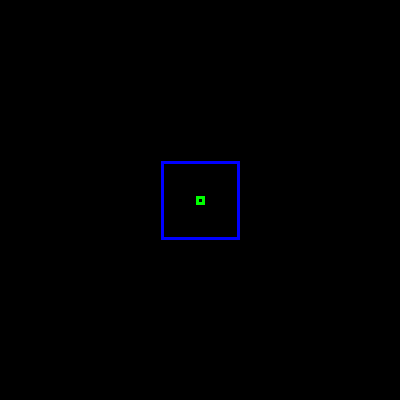
Frame 1 (no input)
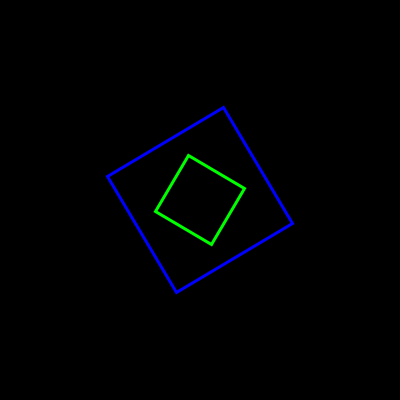
Frame 60 (the mouse pressed at the canvas centre just before this capture)
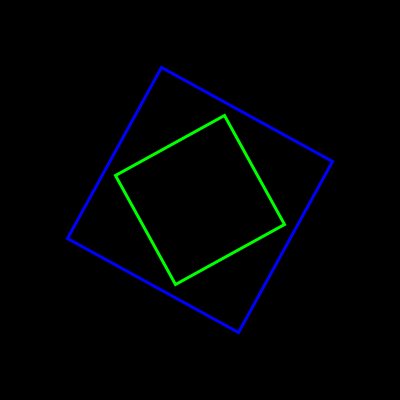
Frame 120 (the mouse held since frame 60 and released just before this capture)

The Processing sketch that drew these frames (run headless with seeded random() and noise(); from frame 60 on, the mouse is pressed at the canvas centre):

// Processing sketch: processing_10507
// ── processing_10507.pde

//Variables del programa

//Variables del primer quadrat
float step1=1; //Número d'increment
float ampl1 = 75; //Amplada del quadrat
float alc1 = 75; //Alçada del quadrat
float angle_rot1 = 0; //Angle de rotació del quadrat
float ang_rot_ant1 = 0; //Angle de rotació del quadrat esborrador
float step1_ang = 0; //Increment de l'angle
float step1_ant = 0; //Increment de l'angle del quadrat esborrador

//Colors del primer quadrat
float color1 = 0;
float color2 = 0;
float color3 = 255;

//Variables del segon quadrat
float step2=1;  //Número d'increment
float ampl2 = 5; //Amplada del quadrat
float alc2 = 5; //Alçada del quadrat
float angle_rot2 = 0; //Angle de rotació del quadrat
float ang_rot_ant2 = 0; //Angle de rotació del quadrat esborrador
float step2_ang = 0; //Increment de l'angle
float step2_ant = 0; //Increment de l'angle del quadrat esborrador

//Colors del segon quadrat
float color4 = 0;
float color5 = 255;
float color6 = 0;


void setup() {
  size(400, 400); 
  smooth();
  background(0,0,0); //Fons de color negre
  frameRate(30);
 
 }

void draw() 
{
  //Dibuix del primer quadrat esborrador
  pushMatrix(); //Obrim transformació
  rectMode(CENTER); //Dibuixem el quadrat en relació al seu centre
  translate(200,200); //Traslladem el quadrat al centre de la finestra
  rotate(radians(angle_rot1 + ang_rot_ant1)); //Rotem el quadrat amb els paràmetres corresponents
  stroke(0,0,0); 
  strokeWeight(6);
  noFill();
  rect(0,0,ampl1+step1_ant,alc1+step1_ant); //Dibuixem el quadrat amb els paràmetres corresponents
  popMatrix();//Tanquem transformació
  
  //Dibuix del primer quadrat després d'esborrar l'anterior, ja que si no, queden traces anteriors
  pushMatrix();
  rectMode(CENTER);
  translate(200,200);
  rotate(radians(angle_rot1 + step1_ang));
  stroke(color1, color2, color3);
  strokeWeight(3);
  noFill();
  rect(0,0,ampl1 + step1,alc1 + step1);
  popMatrix();
  
  //Actualitzem el quadrat
  ang_rot_ant1 = step1_ang;
  step1_ang = step1_ang + 1;
  step1_ant = step1;
  step1 = step1 + 1;
  
  //Si el quadrat es més gran que la pantalla, es reinicia i borra l'últim quadrat
  if(ampl1 + step1 > 400 | alc1 + step1 > 400) {
    
      pushMatrix();
      rectMode(CENTER);
      translate(200,200);
      rotate(radians(angle_rot1 + ang_rot_ant1));
      stroke(0,0,0);
      strokeWeight(6);
      noFill();
      rect(0,0,ampl1+step1_ant,alc1+step1_ant);
      popMatrix();
      
      color1 = random(155,255);
      color2 = random(155,255);
      color3 = random(155,255);
      
      
      ang_rot_ant1 = 0;
      step1_ang = 0;
      step1_ant = 0;
      step1 = 0;
  }
  
  //Dibuix exactament igual però del quadrat més petit
  pushMatrix();
  rectMode(CENTER);
  translate(200,200);
  rotate(radians(-1*(angle_rot2 + ang_rot_ant2)));
  stroke(0,0,0);
  strokeWeight(6);
  noFill();
  rect(0,0,ampl2+step2_ant,alc2+step2_ant);
  popMatrix();
  
  pushMatrix();
  rectMode(CENTER);
  translate(200,200);
  rotate(radians(-1*(angle_rot2 + step2_ang)));
  stroke(color4, color5, color6);
  strokeWeight(3);
  noFill(); 
  rect(0,0,ampl2 + step2,alc2 + step2);
  popMatrix();
  
  
  ang_rot_ant2 = step2_ang;
  step2_ang = step2_ang + 1;
  step2_ant = step2;
  step2 = step2 + 1;
  
  if(ampl2 + step2 > 400 | alc2 + step2 > 400) {
    
      pushMatrix();
      rectMode(CENTER);
      translate(200,200);
      rotate(radians(-1*(angle_rot2 + ang_rot_ant2)));
      stroke(0,0,0);
      strokeWeight(6);
      noFill();
      rect(0,0,ampl2+step2_ant,alc2+step2_ant);
      popMatrix();
      
      color4 = random(155,255);
      color5 = random(155,255);
      color6 = random(155,255);
      
      
      ang_rot_ant2 = 0;
      step2_ang = 0;
      step2_ant = 0;
      step2 = 0;
  }
}
